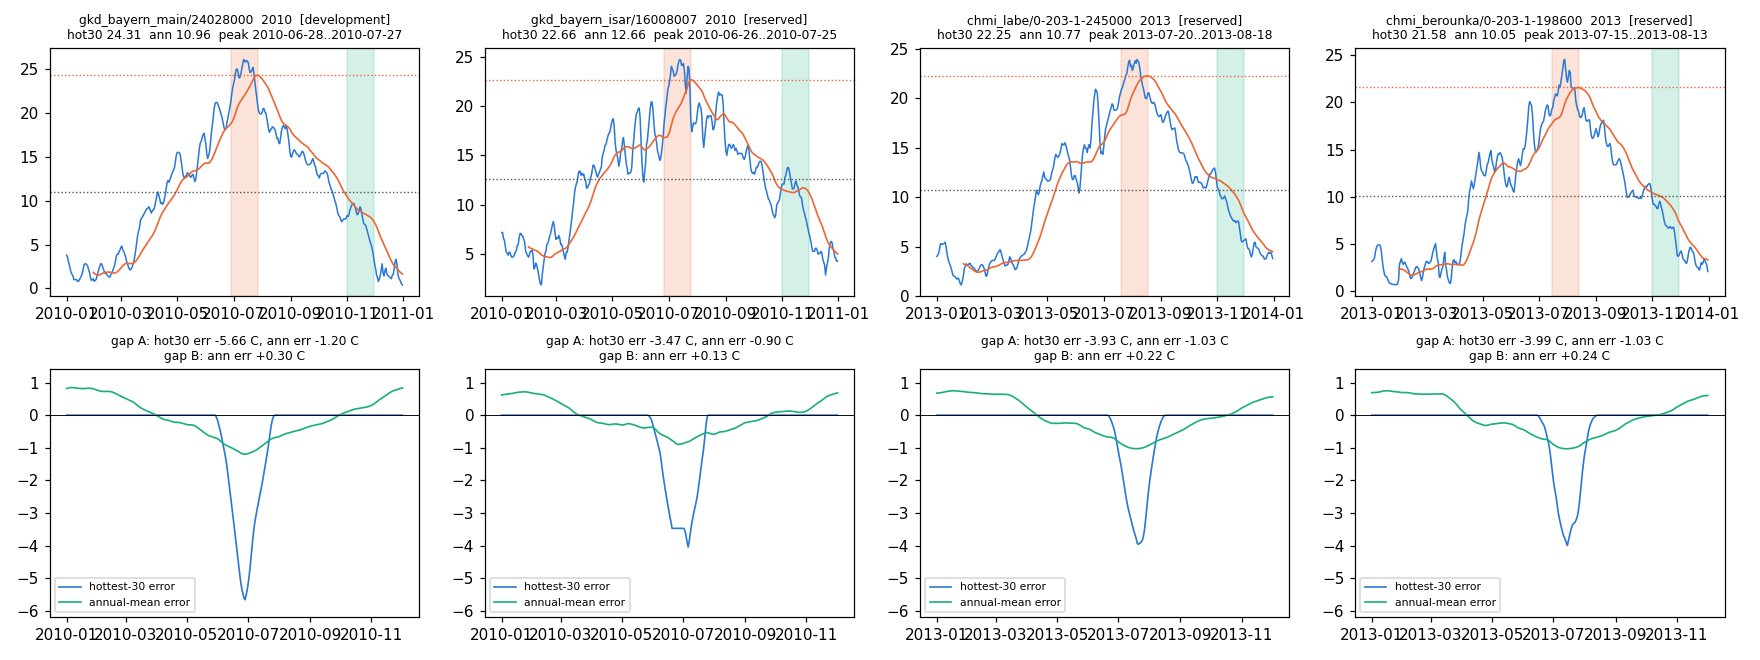

The script that saved this image:
#!/usr/bin/env python3
"""Side-by-side look at the final four candidates, year-scoped."""

from __future__ import annotations

from pathlib import Path

import matplotlib
matplotlib.use("Agg")
import matplotlib.pyplot as plt
import numpy as np
import pandas as pd

ROOT = Path("/home/lzq/workspace/parttime/stream-recoverability")
W = 30
SHOW = [
    ("gkd_bayern_main", "24028000", 2010, "development"),
    ("gkd_bayern_isar", "16008007", 2010, "reserved"),
    ("chmi_labe", "0-203-1-245000", 2013, "reserved"),
    ("chmi_berounka", "0-203-1-198600", 2013, "reserved"),
]
ROOTS = [
    ROOT / "results/development_v11/confirmation_daily_qc/networks",
    ROOT / "results/development_v11/second_confirmation/daily_qc/networks",
]

fig, axes = plt.subplots(2, len(SHOW), figsize=(4.0 * len(SHOW), 6.0))
for col, (net, sid, year, role) in enumerate(SHOW):
    path = next(r / net / "daily_wide_temperature.csv" for r in ROOTS if (r / net).is_dir())
    frame = pd.read_csv(path, index_col=0, parse_dates=True)
    series = pd.to_numeric(frame[sid], errors="coerce")
    idx = pd.date_range(f"{year}-01-01", f"{year}-12-31", freq="D")
    block = series.reindex(idx)
    roll = block.rolling(W, min_periods=W).mean()
    truth_h = float(np.nanmax(roll.to_numpy()))
    truth_m = float(block.mean())
    ps = int(np.nanargmax(roll.to_numpy())) - (W - 1)
    a = block.copy(); a.iloc[ps : ps + W] = np.nan
    b = block.copy(); b.loc[f"{year}-11-01":f"{year}-11-30"] = np.nan
    a_h = float(np.nanmax(a.rolling(W, min_periods=W).mean().to_numpy()))
    b_m = float(b.dropna().mean())
    ax = axes[0, col]
    ax.plot(idx, block.to_numpy(), lw=1.0, color="#2a78d6")
    ax.plot(idx, roll.to_numpy(), lw=1.1, color="#eb6834")
    ax.axvspan(idx[ps], idx[ps + W - 1], color="#eb6834", alpha=0.18)
    ax.axvspan(pd.Timestamp(f"{year}-11-01"), pd.Timestamp(f"{year}-11-30"), color="#1baf7a", alpha=0.18)
    ax.axhline(truth_m, color="#52514e", ls=":", lw=0.9)
    ax.axhline(truth_h, color="#eb6834", ls=":", lw=0.9)
    ax.set_title(f"{net}/{sid}  {year}  [{role}]\nhot30 {truth_h:.2f}  ann {truth_m:.2f}  "
                 f"peak {idx[ps].date()}..{idx[ps+W-1].date()}", fontsize=8)
    starts = list(range(0, len(idx) - W + 1))
    hot = []
    ann = []
    for s in starts:
        c = block.copy(); c.iloc[s : s + W] = np.nan
        r = c.rolling(W, min_periods=W).mean().to_numpy()
        hot.append(np.nanmax(r) - truth_h)
        ann.append(c.dropna().mean() - truth_m)
    ax = axes[1, col]
    ax.plot([idx[s] for s in starts], hot, lw=1.1, color="#2a78d6", label="hottest-30 error")
    ax.plot([idx[s] for s in starts], ann, lw=1.1, color="#1baf7a", label="annual-mean error")
    ax.axhline(0, color="k", lw=0.6)
    ax.set_ylim(-6.2, 1.4)
    ax.legend(fontsize=7)
    ax.set_title(f"gap A: hot30 err {a_h - truth_h:+.2f} C, ann err {float(a.dropna().mean()) - truth_m:+.2f} C\n"
                 f"gap B: ann err {b_m - truth_m:+.2f} C", fontsize=8)
fig.tight_layout()
out = ROOT / "scratch/265_shortlist.png"
fig.savefig(out, dpi=110)
print(out)
